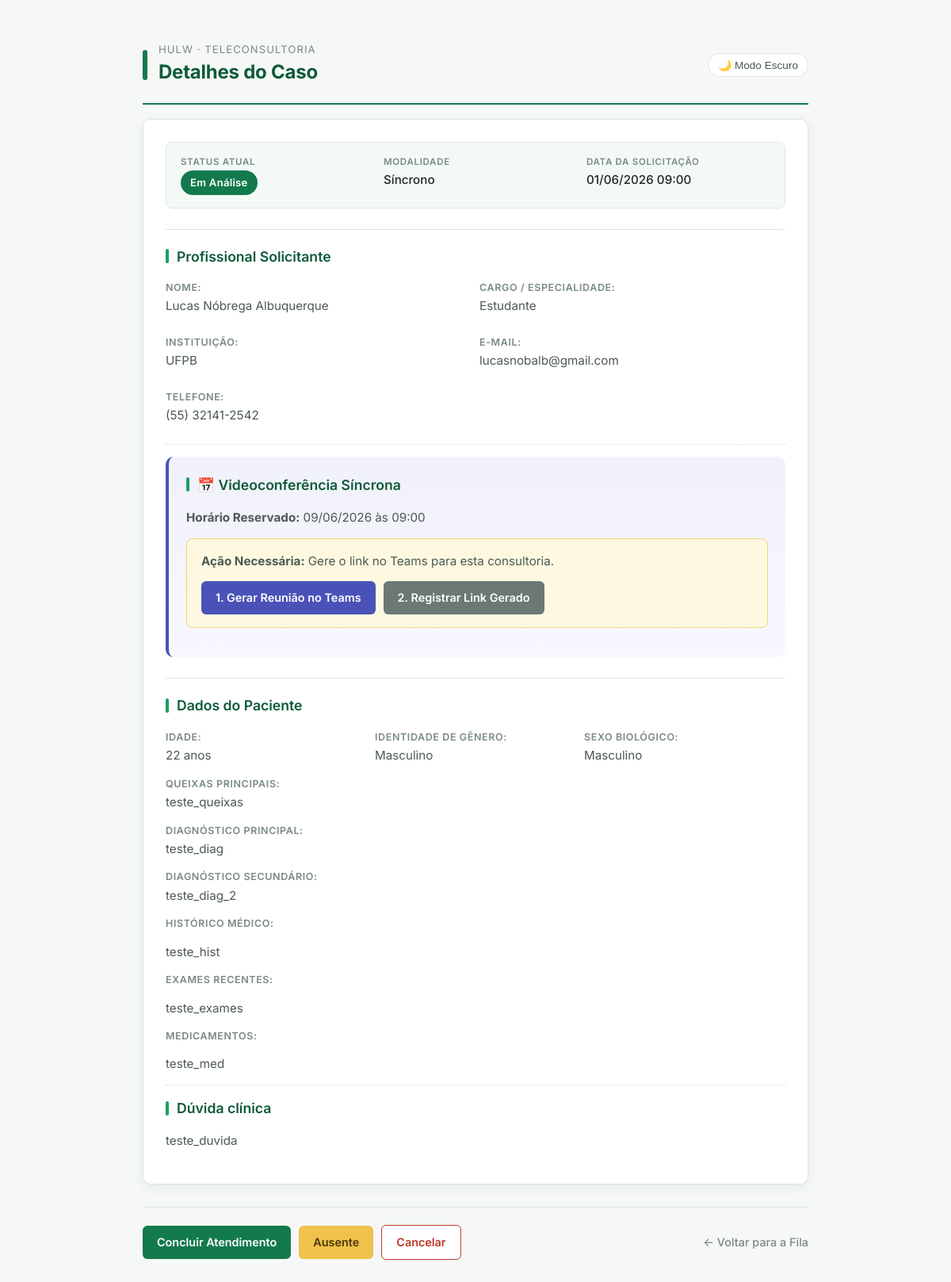
The page /detalhe/41/ on the database as committed earlier.
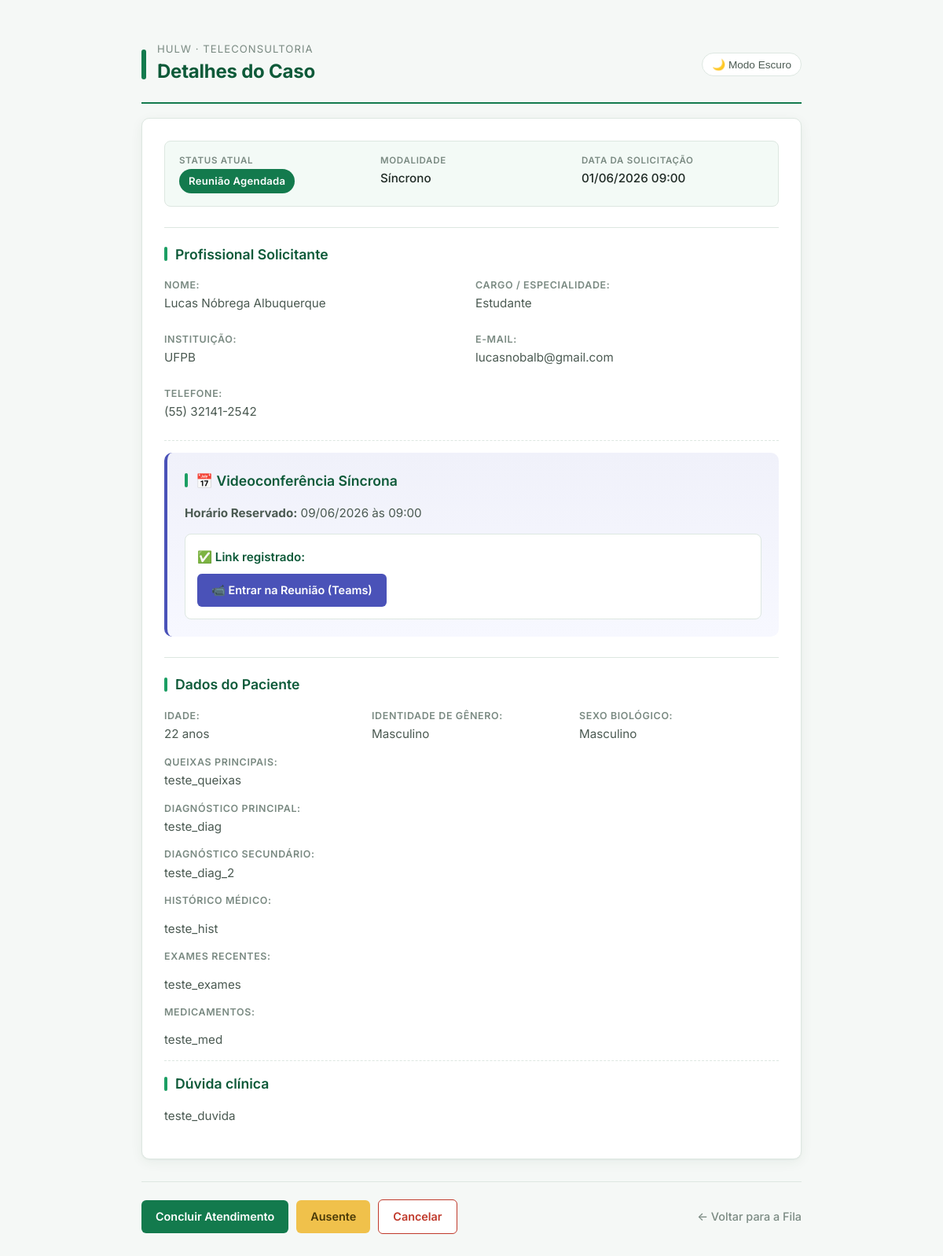
The same page on the database as committed later.
### teleconsultoria/models.py (models this page shows, shortened)
class Solicitacao(models.Model):
    profissional = models.ForeignKey(Profissional, on_delete=models.CASCADE, related_name='solicitacoes')
    medica_designada = models.ForeignKey(Medica, on_delete=models.SET_NULL, null=True, blank=True, related_name='atendimentos')
    status = models.CharField(max_length=20, choices=StatusSolicitacao.choices, default=StatusSolicitacao.PENDENTE)
    tipo_atendimento = models.CharField(max_length=20, choices=TipoAtendimento.choices)
    data_sol = models.DateTimeField(auto_now_add=True)
    data_marcada = models.DateField(null=True, blank=True)
    horario_marcado = models.TimeField(null=True, blank=True)
    duracao_estimada = models.PositiveIntegerField(null=True, blank=True, help_text="Duração em minutos")
    link_teams = models.URLField(max_length=500, null=True, blank=True)
    resumo_sincrono = models.TextField(null=True, blank=True)
    justificativa_cancelamento = models.TextField(null=True, blank=True)
    data_limite = models.DateField(null=True, blank=True)
    horario_limite = models.TimeField(null=True, blank=True)
    idade_pac = models.IntegerField(null=True, blank=True)
    sexo_pac = models.CharField(max_length=2, choices=Sexo.choices, null=True, blank=True)
    sexo_biologico_pac = models.CharField(max_length=1, choices=[('M', 'Masculino'), ('F', 'Feminino')], null=True, blank=True)
    queixas = models.TextField(null=True, blank=True)
    historico_med = models.TextField(blank=True, null=True)
    diagnostico_princ = models.TextField(blank=True, null=True)
    diagnostico_sec = models.TextField(blank=True, null=True)
    medicamentos = models.TextField(blank=True, null=True)
    exames_recentes = models.TextField(blank=True, null=True)
    duvida_clinica = models.TextField()
    token_acesso = models.UUIDField(default=uuid.uuid4, editable=False)
    class Meta:
        verbose_name = "Solicitação"
        verbose_name_plural = "Solicitações"

class Profissional(models.Model):
    user = models.OneToOneField(User, on_delete=models.CASCADE, null=True, blank=True)
    cpf = models.CharField(max_length=11, unique=True)
    nome_completo = models.CharField(max_length=255)
    email = models.EmailField()
    telefone = models.CharField(max_length=15, help_text="WhatsApp com DDD", blank=True, null=True)
    crm = models.CharField(max_length=20, blank=True, null=True)
    cargo = models.CharField(max_length=100)
    instituicao = models.CharField(max_length=100)

### teleconsultoria/views.py (the view)
# urls.py: path('detalhe/<int:sol_id>/', views.detalhe_caso, name='detalhe_caso'),
def detalhe_caso(request, sol_id):
    solicitacao = get_object_or_404(Solicitacao, id=sol_id)
    if solicitacao.status == 'PENDENTE':
        solicitacao.iniciar_analise()
    link_obj = LinkAcesso.objects.filter(solicitacao=solicitacao).first()
    token = link_obj.token if link_obj else "token-nao-gerado"
    link_publico = f"{request.scheme}://{request.get_host()}/acompanhar/{token}/"
    print("\n" + "="*50)
    print(f"LINK DE ACESSO PÚBLICO (Caso #{solicitacao.id}): {link_publico}")
    print("="*50 + "\n")
    return render(request, 'detalhe_caso.html', {'sol': solicitacao})

### teleconsultoria/templates/detalhe_caso.html (shortened to what this page needs)
<!DOCTYPE html>
<html lang="pt-br">
<head>
</head>
<body>
    <div class="page-header">
        <div class="mark"></div>
        <div>
            <div class="subtitle">HULW · Teleconsultoria</div>
            <h1>Detalhes do Caso</h1>
        </div>
        <button id="themeBtn" class="theme-toggle-btn" onclick="toggleTheme()">🌙 Modo Escuro</button>
    </div>
    <div class="card">
        <div class="meta-grid">
            <div>
                <div class="meta-label">Status Atual</div>
                <div class="meta-value"><span class="status-badge">{{ sol.get_status_display }}</span></div>
            </div>
            <div>
                <div class="meta-label">Modalidade</div>
                <div class="meta-value">{{ sol.get_tipo_atendimento_display }}</div>
            </div>
            <div>
                <div class="meta-label">Data da Solicitação</div>
                <div class="meta-value">{{ sol.data_sol|date:"d/m/Y H:i" }}</div>
            </div>
        </div>
        <div class="secao">
            <h3>Profissional Solicitante</h3>
            <div style="display: grid; grid-template-columns: 1fr 1fr; gap: 10px;">
                <div>
                    <h4>Nome:</h4>
                    <p>{{ sol.profissional.nome_completo }}</p>
                </div>
                <div>
                    <h4>Cargo / Especialidade:</h4>
                    <p>{{ sol.profissional.cargo|default:"Não informado" }}</p>
                </div>
                <div>
                    <h4>Instituição:</h4>
                    <p>{{ sol.profissional.instituicao|default:"Não informada" }}</p>
                </div>
                <div>
                    <h4>E-mail:</h4>
                    <p>{{ sol.profissional.email }}</p>
                </div>
                <div>
                    <h4>Telefone:</h4>
                    <p>{{ sol.profissional.telefone }}</p>
                </div>
            </div>
        </div>
        {% if sol.tipo_atendimento == 'SINCRONO' and sol.data_marcada %}
        <div style="border-top: 1px dashed var(--line); padding-top: 15px; margin-top: 10px;"></div>
        <div class="sincrona-block">
            <h3>📅 Videoconferência Síncrona</h3>
            <p><strong>Horário Reservado:</strong> {{ sol.data_marcada|date:"d/m/Y" }} às {{ sol.horario_marcado|time:"H:i" }}</p>
            {% if sol.link_teams %}
                <div class="teams-white-card">
                    <p style="color: var(--hulw-green-dark); font-weight: 600; margin-bottom: 10px;">✅ Link registrado:</p>
                    <a href="{{ sol.link_teams }}" target="_blank" class="btn-teams">📹 Entrar na Reunião (Teams)</a>
                </div>
            {% else %}
                <div class="alert-agendamento">
                    <p style="margin-top: 0;"><strong>Ação Necessária:</strong> Gere o link no Teams para esta consultoria.</p>
                    <div style="display: flex; gap: 10px; flex-wrap: wrap;">
                        <a href="https://teams.microsoft.com/l/meeting/new?subject=Teleconsultoria%20#{{ sol.id }}&startTime={{ sol.data_marcada|date:'Y-m-d' }}T{{ sol.horario_marcado|time:'H:i' }}:00"
                           target="_blank"
                           class="btn-teams">
                             1. Gerar Reunião no Teams
                        </a>
                        <a href="{% url 'agendar_sincrona' sol.id %}" class="btn-secondary">
                            2. Registrar Link Gerado
                        </a>
                    </div>
                </div>
            {% endif %}
        </div>
        {% endif %}
        {% if sol.idade_pac %}
            <div class="secao">
                <h3>Dados do Paciente</h3>
                <div style="display: grid; grid-template-columns: 1fr 1fr 1fr; gap: 10px;">
                    <div>
                        <h4>Idade:</h4>
                        <p>{{ sol.idade_pac }} anos</p>
                    </div>
                    <div>
                        <h4>Identidade de gênero:</h4>
                        <p>
                            {% if sol.sexo_pac == 'M' %}Masculino
                            {% elif sol.sexo_pac == 'F' %}Feminino
                            {% elif sol.sexo_pac == 'NB' %}Não Binário
                            {% elif sol.sexo_pac == 'O' %}Outro
                            {% else %}Não informado{% endif %}
                        </p>
                    </div>
                    <div>
                        <h4>Sexo Biológico:</h4>
                        <p>
                            {% if sol.sexo_biologico_pac == 'M' %}Masculino
                            {% elif sol.sexo_biologico_pac == 'F' %}Feminino
                            {% else %}Não informado{% endif %}
                        </p>
                    </div>
                </div>
                <h4>Queixas Principais:</h4>
                <p>{{ sol.queixas }}</p>
                <div>
                    <h4>Diagnóstico Principal:</h4>
                    <p>{{ sol.diagnostico_princ|default:"Não informado" }}</p>
                </div>
                <div>
                    <h4>Diagnóstico Secundário:</h4>
                    <p>{{ sol.diagnostico_sec|default:"Não informado" }}</p>
                </div>
                <h4>Histórico Médico:</h4> <p>{{ sol.historico_med|linebreaks }}</p>
                <h4>Exames recentes:</h4> <p>{{ sol.exames_recentes|linebreaks }}</p>
                <h4>Medicamentos:</h4> <p>{{ sol.medicamentos|linebreaks }}</p>
                <div style="border-top: 1px dashed var(--line); padding-top: 15px; margin-top: 10px;"></div>
                <h3>Dúvida clínica</h3>
                <p style="color: var(--ink); margin-top: 4px;">{{ sol.duvida_clinica|linebreaks }}</p>
            </div>
        {% else %}
            <div class="secao">
                <h3>Dúvida Clínica</h3>
                <p style="color: var(--ink); margin-top: 4px;">{{ sol.duvida_clinica|linebreaks }}</p>
            </div>
        {% endif %}
    </div>
    <div class="links">
        {% if sol.tipo_atendimento == 'SINCRONO' %}
            <a href="{% url 'concluir_sincrona' sol.id %}" class="btn-responder" onclick="return confirm('Deseja concluir este atendimento?');">Concluir Atendimento</a>
            <a href="{% url 'registrar_ausencia' sol.id %}" class="btn-ausente" onclick="return confirm('Registrar ausência do solicitante?');">Ausente</a>
            <a href="{% url 'cancelar_solicitacao' sol.id %}" class="btn-cancelar">Cancelar</a>
        {% else %}
            <a href="{% url 'responder_solicitacao' sol.id %}" class="btn-responder">Escrever Resposta</a>
        {% endif %}
        <a href="{% url 'fila_medica' %}" class="btn-voltar">← Voltar para a Fila</a>
    </div>
</body>
</html>

### teleconsultoria/templates/detalhe_caso.html (style rules this page uses)
:root { --hulw-green: #137a4d; --hulw-green-dark: #0e5a39; --hulw-green-light: #e8f5ee; --hulw-green-soft: #f3faf6; --hulw-accent: #1b9e63; --ink: #1f2a25; --ink-soft: #4b5a52; --muted: #7a8a82; --line: #dde7e1; --bg: #f5f8f6; --white: #ffffff; --warning-bg: #fff8e1; --warning-border: #f1d27a; --warning-text: #7a5a10; --danger: #c0392b; --teams: #4a52b8; --teams-dark: #353c93; --radius: 10px; --shadow: 0 1px 2px rgba(16, 60, 40, 0.04), 0 4px 16px rgba(16, 60, 40, 0.06); }
* { box-sizing: border-box; }
body { font-family: 'Inter', -apple-system, BlinkMacSystemFont, sans-serif; max-width: 880px; margin: 30px auto; padding: 20px; line-height: 1.55; background-color: var(--bg); color: var(--ink); transition: background-color 0.2s ease, color 0.2s ease; }
h1 { font-size: 1.5rem; font-weight: 700; color: var(--hulw-green-dark); margin: 0 0 4px 0; letter-spacing: -0.01em; }
.page-header { display: flex; align-items: center; gap: 14px; margin-bottom: 18px; padding-bottom: 16px; border-bottom: 2px solid var(--hulw-green); }
.page-header .mark { width: 6px; height: 38px; background: var(--hulw-green); border-radius: 3px; }
.page-header .subtitle { font-size: 0.82rem; color: var(--muted); text-transform: uppercase; letter-spacing: 0.08em; margin-top: 2px; }
.card { border: 1px solid var(--line); padding: 28px; border-radius: var(--radius); background-color: var(--white); box-shadow: var(--shadow); }
.meta-grid { display: grid; grid-template-columns: repeat(auto-fit, minmax(200px, 1fr)); gap: 14px 24px; padding: 16px 18px; background: var(--hulw-green-soft); border: 1px solid var(--line); border-radius: 8px; margin-bottom: 8px; }
.meta-grid .meta-label { font-size: 0.72rem; text-transform: uppercase; letter-spacing: 0.06em; color: var(--muted); font-weight: 600; margin-bottom: 2px; }
.meta-grid .meta-value { font-size: 0.95rem; color: var(--ink); font-weight: 500; }
.status-badge { display: inline-block; padding: 5px 12px; border-radius: 999px; background: var(--hulw-green); color: #ffffff; font-weight: 600; font-size: 0.82rem; letter-spacing: 0.02em; }
.secao { margin-top: 26px; padding-top: 20px; border-top: 1px solid var(--line); }
h3 { color: var(--hulw-green-dark); margin: 0 0 16px 0; font-size: 1.1rem; font-weight: 600; display: flex; align-items: center; gap: 10px; }
h3::before { content: ""; width: 4px; height: 18px; background: var(--hulw-accent); border-radius: 2px; }
h4 { margin: 0 0 2px 0; color: var(--muted); font-weight: 600; font-size: 0.78rem; text-transform: uppercase; letter-spacing: 0.05em; }
p { margin: 2px 0 14px 0; font-size: 0.95rem; color: var(--ink-soft); }
.links { margin-top: 28px; padding-top: 22px; border-top: 1px solid var(--line); display: flex; gap: 10px; align-items: center; flex-wrap: wrap; }
.btn-responder, .btn-ausente, .btn-cancelar, .btn-teams, .btn-secondary { padding: 10px 18px; text-decoration: none; border-radius: 6px; font-weight: 600; font-size: 0.9rem; border: none; cursor: pointer; transition: transform 0.08s ease, box-shadow 0.15s ease, background 0.15s ease; display: inline-flex; align-items: center; gap: 6px; }
.btn-responder { background: var(--hulw-green); color: #ffffff; }
.btn-ausente { background: #f0c14b; color: #4a3a08; }
.btn-cancelar { background: var(--white); color: var(--danger); border: 1px solid var(--danger); }
.btn-teams { background: var(--teams); color: #ffffff; }
.btn-voltar { color: var(--muted); text-decoration: none; margin-left: auto; font-size: 0.9rem; font-weight: 500; }
.sincrona-block { background: linear-gradient(180deg, #f0f1fa 0%, #f7f8ff 100%); padding: 22px; border-radius: 10px; border-left: 4px solid var(--teams); margin-bottom: 22px; }
.teams-white-card { background: var(--white); padding: 15px; border-radius: 8px; border: 1px solid var(--line); }
.theme-toggle-btn { background: none; border: 1px solid var(--line); color: var(--ink-soft); padding: 6px 12px; border-radius: 20px; cursor: pointer; font-weight: 500; font-size: 0.85rem; margin-left: auto; display: inline-flex; align-items: center; gap: 6px; background-color: var(--white); }

Rows that differ between the two databases and show on the page:
changed Solicitacao "Síncrono": status "Em Análise" → "Reunião Agendada"; link_teams empty → "https://youtube.com" (drawn)
Other text that changed with them:
text no longer shown: "Ação Necessária: Gere o link no Teams para esta consultoria. 1. Gerar Reunião no Teams 2. Registrar Link Gerado"
text now shown: "✅ Link registrado: 📹 Entrar na Reunião (Teams)"
